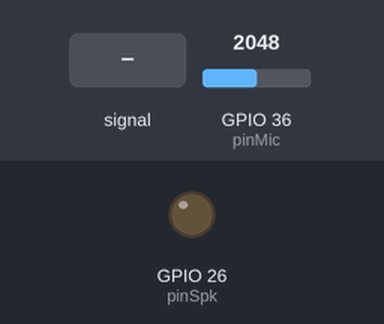
The sketch below on a simulated ESP32. On the bench: output pins drawn as LEDs (lit = HIGH). The inputs (shaded band) are chosen by the test bench; at power-on: GPIO 36 (pinMic) = 2048 (analog values on the 0–4095 scale). What the sketch prints to the serial monitor is not drawn.

Above: at 1.2 s.
1.3 s: GPIO 36 (pinMic) fed a 200 Hz sine of ±1842 counts around its level
Timing chart, 0 to 3.9 s (numbered marks = the images above; inputs shaded):
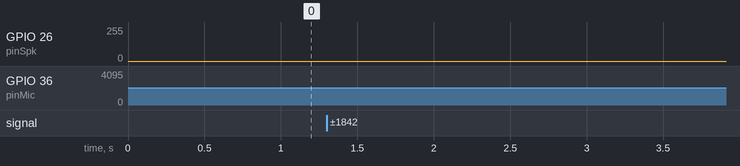

The sketch:

9_2.ino
```cpp
#define pinSpk 26
#define pinMic 36
int adcValue;
void setup() {
  pinMode( pinSpk, OUTPUT);
  pinMode( pinMic, INPUT);
  Serial.begin(115200);
  analogReadResolution(12);
}
void loop() {
  for (int i = 0; i < 255; i++) {
    dacWrite( pinSpk, i );
    adcValue = analogRead(pinMic);
    Serial.println(adcValue);
  }
}
```
